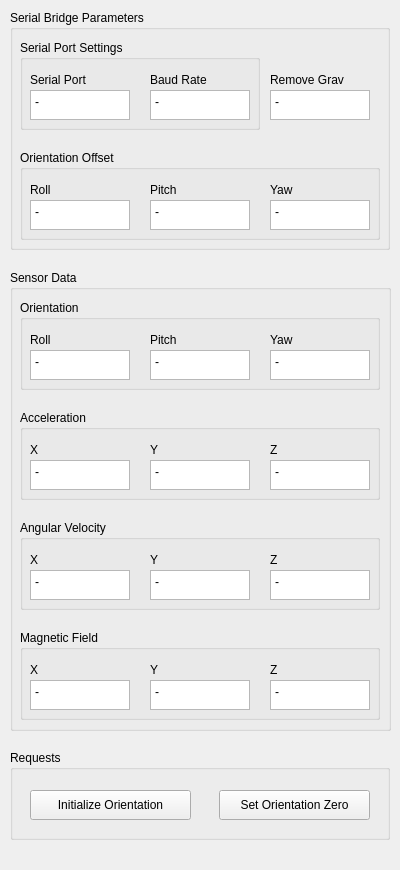
<?xml version="1.0" encoding="UTF-8"?>
<ui version="4.0">
 <class>SensorMonitorDockWidget</class>
 <widget class="QDockWidget" name="SensorMonitorDockWidget">
  <property name="geometry">
   <rect>
    <x>0</x>
    <y>0</y>
    <width>400</width>
    <height>870</height>
   </rect>
  </property>
  <property name="minimumSize">
   <size>
    <width>400</width>
    <height>870</height>
   </size>
  </property>
  <property name="maximumSize">
   <size>
    <width>400</width>
    <height>870</height>
   </size>
  </property>
  <property name="windowTitle">
   <string>Sensor Monitor</string>
  </property>
  <widget class="QWidget" name="dockWidgetContents">
   <widget class="QGroupBox" name="groupBox_10">
    <property name="geometry">
     <rect>
      <x>10</x>
      <y>750</y>
      <width>380</width>
      <height>90</height>
     </rect>
    </property>
    <property name="title">
     <string>Requests</string>
    </property>
    <widget class="QPushButton" name="initialize_orientation_request_button">
     <property name="geometry">
      <rect>
       <x>20</x>
       <y>40</y>
       <width>161</width>
       <height>30</height>
      </rect>
     </property>
     <property name="text">
      <string>Initialize Orientation</string>
     </property>
    </widget>
    <widget class="QPushButton" name="set_orientation_zero_request_button">
     <property name="geometry">
      <rect>
       <x>209</x>
       <y>40</y>
       <width>151</width>
       <height>30</height>
      </rect>
     </property>
     <property name="text">
      <string>Set Orientation Zero</string>
     </property>
    </widget>
   </widget>
   <widget class="QGroupBox" name="groupBox_11">
    <property name="geometry">
     <rect>
      <x>10</x>
      <y>10</y>
      <width>380</width>
      <height>240</height>
     </rect>
    </property>
    <property name="title">
     <string>Serial Bridge Parameters</string>
    </property>
    <widget class="QGroupBox" name="groupBox_12">
     <property name="geometry">
      <rect>
       <x>10</x>
       <y>140</y>
       <width>360</width>
       <height>90</height>
      </rect>
     </property>
     <property name="title">
      <string>Orientation Offset</string>
     </property>
     <widget class="QPlainTextEdit" name="roll_offset_text_box">
      <property name="geometry">
       <rect>
        <x>10</x>
        <y>50</y>
        <width>100</width>
        <height>30</height>
       </rect>
      </property>
      <property name="readOnly">
       <bool>true</bool>
      </property>
      <property name="plainText">
       <string>-</string>
      </property>
     </widget>
     <widget class="QPlainTextEdit" name="pitch_offset_text_box">
      <property name="geometry">
       <rect>
        <x>130</x>
        <y>50</y>
        <width>100</width>
        <height>30</height>
       </rect>
      </property>
      <property name="readOnly">
       <bool>true</bool>
      </property>
      <property name="plainText">
       <string>-</string>
      </property>
     </widget>
     <widget class="QPlainTextEdit" name="yaw_offset_text_box">
      <property name="geometry">
       <rect>
        <x>250</x>
        <y>50</y>
        <width>100</width>
        <height>30</height>
       </rect>
      </property>
      <property name="readOnly">
       <bool>true</bool>
      </property>
      <property name="plainText">
       <string>-</string>
      </property>
     </widget>
     <widget class="QLabel" name="label_24">
      <property name="geometry">
       <rect>
        <x>130</x>
        <y>30</y>
        <width>100</width>
        <height>20</height>
       </rect>
      </property>
      <property name="text">
       <string>Pitch</string>
      </property>
     </widget>
     <widget class="QLabel" name="label_25">
      <property name="geometry">
       <rect>
        <x>250</x>
        <y>30</y>
        <width>100</width>
        <height>20</height>
       </rect>
      </property>
      <property name="text">
       <string>Yaw</string>
      </property>
     </widget>
     <widget class="QLabel" name="label_26">
      <property name="geometry">
       <rect>
        <x>10</x>
        <y>30</y>
        <width>100</width>
        <height>20</height>
       </rect>
      </property>
      <property name="text">
       <string>Roll</string>
      </property>
     </widget>
    </widget>
    <widget class="QGroupBox" name="groupBox_13">
     <property name="geometry">
      <rect>
       <x>10</x>
       <y>30</y>
       <width>240</width>
       <height>90</height>
      </rect>
     </property>
     <property name="title">
      <string>Serial Port Settings</string>
     </property>
     <widget class="QPlainTextEdit" name="baud_rate_text_box">
      <property name="geometry">
       <rect>
        <x>130</x>
        <y>50</y>
        <width>100</width>
        <height>30</height>
       </rect>
      </property>
      <property name="readOnly">
       <bool>true</bool>
      </property>
      <property name="plainText">
       <string>-</string>
      </property>
     </widget>
     <widget class="QPlainTextEdit" name="serial_port_text_box">
      <property name="geometry">
       <rect>
        <x>10</x>
        <y>50</y>
        <width>100</width>
        <height>30</height>
       </rect>
      </property>
      <property name="readOnly">
       <bool>true</bool>
      </property>
      <property name="plainText">
       <string>-</string>
      </property>
     </widget>
     <widget class="QLabel" name="label_27">
      <property name="geometry">
       <rect>
        <x>130</x>
        <y>30</y>
        <width>100</width>
        <height>20</height>
       </rect>
      </property>
      <property name="text">
       <string>Baud Rate</string>
      </property>
     </widget>
     <widget class="QLabel" name="label_28">
      <property name="geometry">
       <rect>
        <x>10</x>
        <y>30</y>
        <width>100</width>
        <height>20</height>
       </rect>
      </property>
      <property name="text">
       <string>Serial Port</string>
      </property>
     </widget>
    </widget>
    <widget class="QPlainTextEdit" name="remove_gravitional_acceleration_text_box">
     <property name="geometry">
      <rect>
       <x>260</x>
       <y>80</y>
       <width>100</width>
       <height>30</height>
      </rect>
     </property>
     <property name="readOnly">
      <bool>true</bool>
     </property>
     <property name="plainText">
      <string>-</string>
     </property>
    </widget>
    <widget class="QLabel" name="label_36">
     <property name="geometry">
      <rect>
       <x>260</x>
       <y>60</y>
       <width>100</width>
       <height>20</height>
      </rect>
     </property>
     <property name="text">
      <string>Remove Grav</string>
     </property>
    </widget>
   </widget>
   <widget class="QGroupBox" name="sensor_data_group_box">
    <property name="geometry">
     <rect>
      <x>10</x>
      <y>270</y>
      <width>381</width>
      <height>461</height>
     </rect>
    </property>
    <property name="title">
     <string>Sensor Data</string>
    </property>
    <widget class="QGroupBox" name="groupBox_15">
     <property name="geometry">
      <rect>
       <x>10</x>
       <y>140</y>
       <width>360</width>
       <height>90</height>
      </rect>
     </property>
     <property name="title">
      <string>Acceleration</string>
     </property>
     <widget class="QLabel" name="label_15">
      <property name="geometry">
       <rect>
        <x>130</x>
        <y>30</y>
        <width>100</width>
        <height>20</height>
       </rect>
      </property>
      <property name="text">
       <string>Y</string>
      </property>
     </widget>
     <widget class="QPlainTextEdit" name="acceleration_y_text_box">
      <property name="geometry">
       <rect>
        <x>130</x>
        <y>50</y>
        <width>100</width>
        <height>30</height>
       </rect>
      </property>
      <property name="readOnly">
       <bool>true</bool>
      </property>
      <property name="plainText">
       <string>-</string>
      </property>
     </widget>
     <widget class="QPlainTextEdit" name="acceleration_x_text_box">
      <property name="geometry">
       <rect>
        <x>10</x>
        <y>50</y>
        <width>100</width>
        <height>30</height>
       </rect>
      </property>
      <property name="readOnly">
       <bool>true</bool>
      </property>
      <property name="plainText">
       <string>-</string>
      </property>
     </widget>
     <widget class="QLabel" name="label_16">
      <property name="geometry">
       <rect>
        <x>250</x>
        <y>30</y>
        <width>100</width>
        <height>20</height>
       </rect>
      </property>
      <property name="text">
       <string>Z</string>
      </property>
     </widget>
     <widget class="QLabel" name="label_17">
      <property name="geometry">
       <rect>
        <x>10</x>
        <y>30</y>
        <width>100</width>
        <height>20</height>
       </rect>
      </property>
      <property name="text">
       <string>X</string>
      </property>
     </widget>
     <widget class="QPlainTextEdit" name="acceleration_z_text_box">
      <property name="geometry">
       <rect>
        <x>250</x>
        <y>50</y>
        <width>100</width>
        <height>30</height>
       </rect>
      </property>
      <property name="readOnly">
       <bool>true</bool>
      </property>
      <property name="plainText">
       <string>-</string>
      </property>
     </widget>
    </widget>
    <widget class="QGroupBox" name="groupBox_16">
     <property name="geometry">
      <rect>
       <x>10</x>
       <y>250</y>
       <width>360</width>
       <height>90</height>
      </rect>
     </property>
     <property name="title">
      <string>Angular Velocity</string>
     </property>
     <widget class="QLabel" name="label_18">
      <property name="geometry">
       <rect>
        <x>10</x>
        <y>30</y>
        <width>100</width>
        <height>20</height>
       </rect>
      </property>
      <property name="text">
       <string>X</string>
      </property>
     </widget>
     <widget class="QLabel" name="label_19">
      <property name="geometry">
       <rect>
        <x>250</x>
        <y>30</y>
        <width>100</width>
        <height>20</height>
       </rect>
      </property>
      <property name="text">
       <string>Z</string>
      </property>
     </widget>
     <widget class="QPlainTextEdit" name="angular_velocity_z_text_box">
      <property name="geometry">
       <rect>
        <x>250</x>
        <y>50</y>
        <width>100</width>
        <height>30</height>
       </rect>
      </property>
      <property name="readOnly">
       <bool>true</bool>
      </property>
      <property name="plainText">
       <string>-</string>
      </property>
     </widget>
     <widget class="QPlainTextEdit" name="angular_velocity_x_text_box">
      <property name="geometry">
       <rect>
        <x>10</x>
        <y>50</y>
        <width>100</width>
        <height>30</height>
       </rect>
      </property>
      <property name="readOnly">
       <bool>true</bool>
      </property>
      <property name="plainText">
       <string>-</string>
      </property>
     </widget>
     <widget class="QPlainTextEdit" name="angular_velocity_y_text_box">
      <property name="geometry">
       <rect>
        <x>130</x>
        <y>50</y>
        <width>100</width>
        <height>30</height>
       </rect>
      </property>
      <property name="readOnly">
       <bool>true</bool>
      </property>
      <property name="plainText">
       <string>-</string>
      </property>
     </widget>
     <widget class="QLabel" name="label_20">
      <property name="geometry">
       <rect>
        <x>130</x>
        <y>30</y>
        <width>100</width>
        <height>20</height>
       </rect>
      </property>
      <property name="text">
       <string>Y</string>
      </property>
     </widget>
    </widget>
    <widget class="QGroupBox" name="groupBox_17">
     <property name="geometry">
      <rect>
       <x>10</x>
       <y>30</y>
       <width>360</width>
       <height>90</height>
      </rect>
     </property>
     <property name="title">
      <string>Orientation</string>
     </property>
     <widget class="QLabel" name="label_21">
      <property name="geometry">
       <rect>
        <x>250</x>
        <y>30</y>
        <width>100</width>
        <height>20</height>
       </rect>
      </property>
      <property name="text">
       <string>Yaw</string>
      </property>
     </widget>
     <widget class="QPlainTextEdit" name="orientation_pitch_text_box">
      <property name="geometry">
       <rect>
        <x>130</x>
        <y>50</y>
        <width>100</width>
        <height>30</height>
       </rect>
      </property>
      <property name="readOnly">
       <bool>true</bool>
      </property>
      <property name="plainText">
       <string>-</string>
      </property>
     </widget>
     <widget class="QPlainTextEdit" name="orientation_yaw_text_box">
      <property name="geometry">
       <rect>
        <x>250</x>
        <y>50</y>
        <width>100</width>
        <height>30</height>
       </rect>
      </property>
      <property name="readOnly">
       <bool>true</bool>
      </property>
      <property name="plainText">
       <string>-</string>
      </property>
     </widget>
     <widget class="QLabel" name="label_22">
      <property name="geometry">
       <rect>
        <x>10</x>
        <y>30</y>
        <width>100</width>
        <height>20</height>
       </rect>
      </property>
      <property name="text">
       <string>Roll</string>
      </property>
     </widget>
     <widget class="QPlainTextEdit" name="orientation_roll_text_box">
      <property name="geometry">
       <rect>
        <x>10</x>
        <y>50</y>
        <width>100</width>
        <height>30</height>
       </rect>
      </property>
      <property name="readOnly">
       <bool>true</bool>
      </property>
      <property name="plainText">
       <string>-</string>
      </property>
     </widget>
     <widget class="QLabel" name="label_23">
      <property name="geometry">
       <rect>
        <x>130</x>
        <y>30</y>
        <width>100</width>
        <height>20</height>
       </rect>
      </property>
      <property name="text">
       <string>Pitch</string>
      </property>
     </widget>
    </widget>
    <widget class="QGroupBox" name="groupBox_18">
     <property name="geometry">
      <rect>
       <x>10</x>
       <y>360</y>
       <width>360</width>
       <height>90</height>
      </rect>
     </property>
     <property name="title">
      <string>Magnetic Field</string>
     </property>
     <widget class="QLabel" name="label_32">
      <property name="geometry">
       <rect>
        <x>10</x>
        <y>30</y>
        <width>100</width>
        <height>20</height>
       </rect>
      </property>
      <property name="text">
       <string>X</string>
      </property>
     </widget>
     <widget class="QLabel" name="label_33">
      <property name="geometry">
       <rect>
        <x>250</x>
        <y>30</y>
        <width>100</width>
        <height>20</height>
       </rect>
      </property>
      <property name="text">
       <string>Z</string>
      </property>
     </widget>
     <widget class="QPlainTextEdit" name="magnetic_field_z_text_box">
      <property name="geometry">
       <rect>
        <x>250</x>
        <y>50</y>
        <width>100</width>
        <height>30</height>
       </rect>
      </property>
      <property name="readOnly">
       <bool>true</bool>
      </property>
      <property name="plainText">
       <string>-</string>
      </property>
     </widget>
     <widget class="QPlainTextEdit" name="magnetic_field_x_text_box">
      <property name="geometry">
       <rect>
        <x>10</x>
        <y>50</y>
        <width>100</width>
        <height>30</height>
       </rect>
      </property>
      <property name="readOnly">
       <bool>true</bool>
      </property>
      <property name="plainText">
       <string>-</string>
      </property>
     </widget>
     <widget class="QPlainTextEdit" name="magnetic_field_y_text_box">
      <property name="geometry">
       <rect>
        <x>130</x>
        <y>50</y>
        <width>100</width>
        <height>30</height>
       </rect>
      </property>
      <property name="readOnly">
       <bool>true</bool>
      </property>
      <property name="plainText">
       <string>-</string>
      </property>
     </widget>
     <widget class="QLabel" name="label_34">
      <property name="geometry">
       <rect>
        <x>130</x>
        <y>30</y>
        <width>100</width>
        <height>20</height>
       </rect>
      </property>
      <property name="text">
       <string>Y</string>
      </property>
     </widget>
    </widget>
   </widget>
  </widget>
 </widget>
 <resources/>
 <connections/>
</ui>
